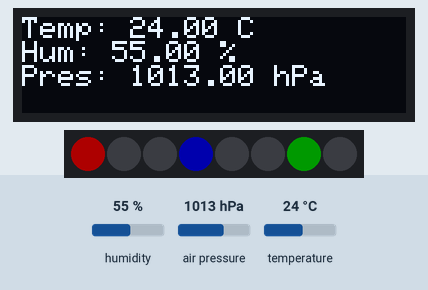
Recording of a sketch running on a simulated ESP32. On the bench: 128×32 one-colour display, 8 RGB LEDs in strip order, left to right. The test bench sets the inputs (shaded band); at power-on: humidity 55 %, air pressure 1013 hPa, temperature 24 °C. Dim RGB values are drawn brighter than linear.

Above: at 3.2 s.
3.3 s: humidity set to 22 %
At 5.2 s:
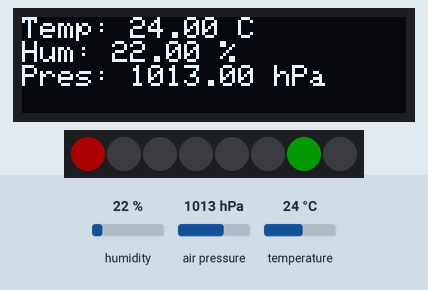
6.0 s: air pressure set to 952 hPa
At 7.3 s:
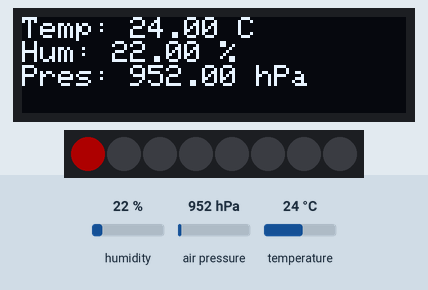
8.7 s: temperature set to 12 °C
At 11.3 s:
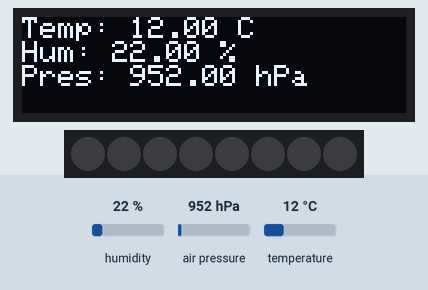
11.6 s: humidity set to 40 %
At 12.5 s:
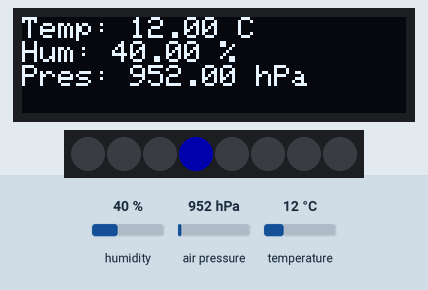
14.3 s: air pressure set to 1000 hPa
At 16.8 s:
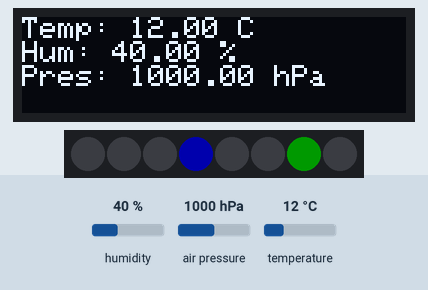
17.6 s: humidity set to 22 %
At 18.9 s:
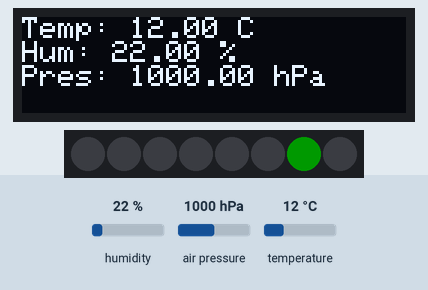
Timing chart, 0 to 20.6 s (numbered marks = the images above; inputs shaded):
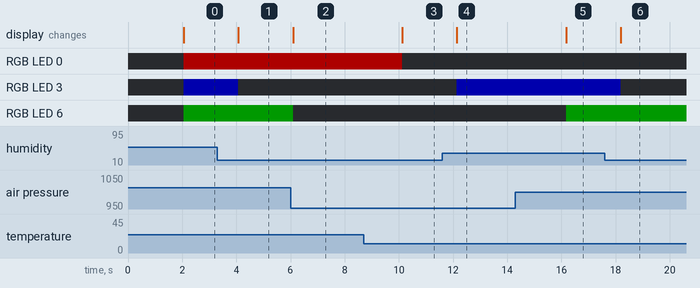

The sketch:

meteo.ino.ino
```cpp
#include <Wire.h>
#include <Adafruit_SSD1306.h>
#include <Adafruit_GFX.h>
#include <Adafruit_Sensor.h>
#include <Adafruit_BME280.h>
#include <FastLED.h>

// OLED
#define SCREEN_WIDTH 128
#define SCREEN_HEIGHT 32 // adapte selon ton écran
#define OLED_ADDRESS 0x3C

// I2C ESP32
#define SDA_PIN 21
#define SCL_PIN 22

// WS2812
#define LED_PIN 5
#define NUM_LEDS 8
#define BRIGHTNESS 50
#define LED_TYPE WS2812
#define COLOR_ORDER GRB

// Objets capteurs et LEDs
Adafruit_SSD1306 display(SCREEN_WIDTH, SCREEN_HEIGHT, &Wire, -1);
Adafruit_BME280 bme;
CRGB leds[NUM_LEDS];

void setup() {
  Serial.begin(115200);
  Wire.begin(SDA_PIN, SCL_PIN);

  // Initialisation OLED
  if (!display.begin(SSD1306_SWITCHCAPVCC, OLED_ADDRESS)) {
    Serial.println("Écran OLED non détecté !");
    while (1);
  }

  display.clearDisplay();
  display.setTextSize(1);
  display.setTextColor(SSD1306_WHITE);
  display.setCursor(0, 0);
  display.println("Station Meteo");
  display.display();
  delay(2000);

  // Initialisation BME280
  if (!bme.begin(0x76)) {
    Serial.println("BME280 non détecté !");
    while (1);
  }

  // Initialisation LEDs
  FastLED.addLeds<LED_TYPE, LED_PIN, COLOR_ORDER>(leds, NUM_LEDS).setCorrection(TypicalLEDStrip);
  FastLED.setBrightness(BRIGHTNESS);
}

void loop() {
  // Lecture capteur
  float temperature = bme.readTemperature();
  float humidity = bme.readHumidity();
  float pressure = bme.readPressure() / 100.0F;

  // Affichage OLED
  display.clearDisplay();
  display.setCursor(0, 0);
  display.print("Temp: ");
  display.print(temperature);
  display.println(" C");

  display.print("Hum: ");
  display.print(humidity);
  display.println(" %");

  display.print("Pres: ");
  display.print(pressure);
  display.println(" hPa");

  display.display();

  // Affichage LEDs
  fill_solid(leds, NUM_LEDS, CRGB::Black);

  // Température (rouge) LEDs 0-2
  int tempLeds = map(constrain(temperature, 0, 40), 0, 40, 0, 3);
  for (int i = 0; i < tempLeds; i++) {
    leds[i] = CRGB::Red;
  }

  // Humidité (bleu) LEDs 3-5
  int humLeds = map(constrain(humidity, 0, 100), 0, 100, 0, 3);
  for (int i = 3; i < 3 + humLeds; i++) {
    leds[i] = CRGB::Blue;
  }

  // Pression (vert) LEDs 6-7
  int presLeds = map(constrain(pressure, 950, 1050), 950, 1050, 0, 2);
  for (int i = 6; i < 6 + presLeds; i++) {
    leds[i] = CRGB::Green;
  }

  FastLED.show();
  delay(2000);
}
```

Measured:
- after the input at 3.3 s, RGB LED 3: RGB(0, 0, 50) → off after 0.78 s; the display: first changes after 0.78 s (image 1 shows a later state)
- after the input at 6.0 s, RGB LED 6: RGB(0, 25, 0) → off after 0.09 s; the display: first changes after 0.09 s (image 2 shows a later state)
- after the input at 8.7 s, RGB LED 0: RGB(50, 0, 0) → off after 1.4 s; the display: first changes after 1.4 s (image 3 shows a later state)
- after the input at 11.6 s, RGB LED 3: off → RGB(0, 0, 50) after 0.54 s; the display: first changes after 0.54 s (image 4 shows a later state)
- after the input at 14.3 s, RGB LED 6: off → RGB(0, 25, 0) after 1.9 s; the display: first changes after 1.9 s (image 5 shows a later state)
- after the input at 17.6 s, RGB LED 3: RGB(0, 0, 50) → off after 0.59 s; the display: first changes after 0.59 s (image 6 shows a later state)
